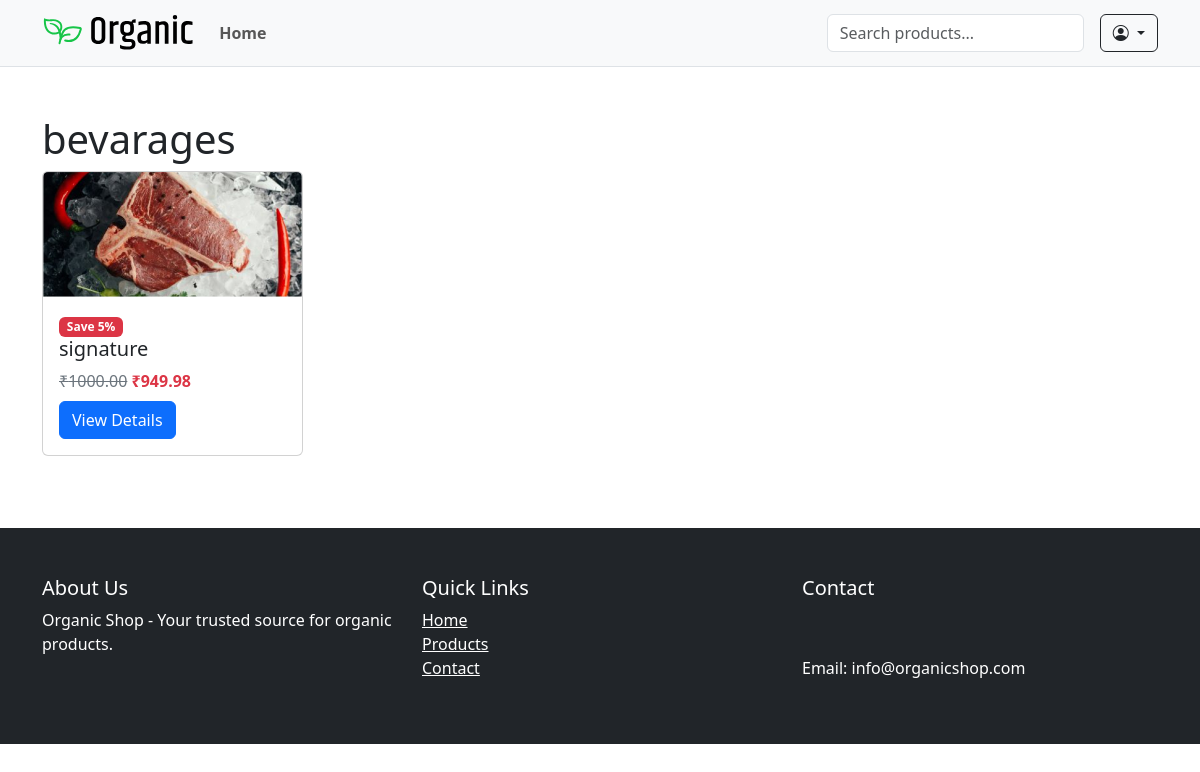
Page /category/bevarages/ on the earlier database version.
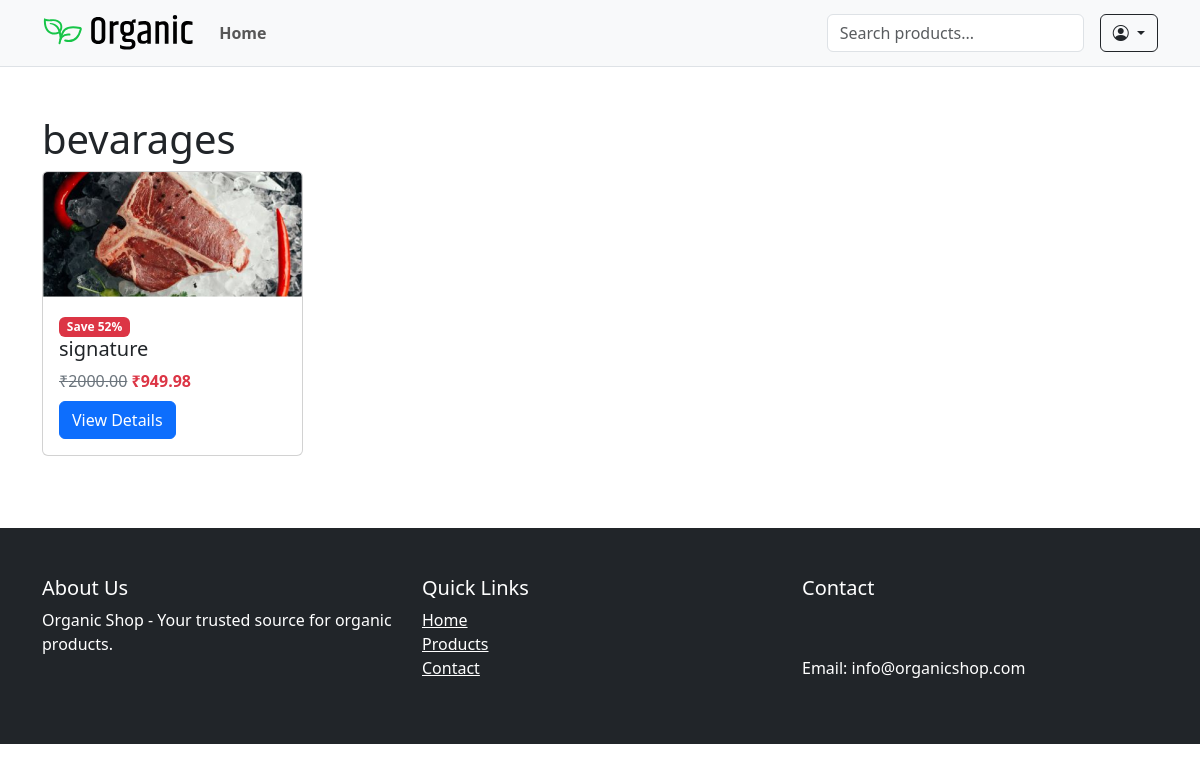
Same page on the later database version.
### shop/models.py (models this page shows, shortened)
class Product(models.Model):
    category = models.ForeignKey(Category, on_delete=models.CASCADE, related_name='products')
    name = models.CharField(max_length=255)
    slug = models.SlugField(unique=True)
    description = models.TextField()
    price = models.DecimalField(max_digits=10, decimal_places=2)
    discount_price = models.DecimalField(max_digits=10, decimal_places=2, null=True, blank=True)
    image = models.ImageField(upload_to='products/')
    is_featured = models.BooleanField(default=False)
    sold_count = models.PositiveIntegerField(default=0)
    created_at = models.DateTimeField(auto_now_add=True)
    views = models.PositiveIntegerField(default=0)
    available = models.BooleanField(default=True)
    stock = models.PositiveIntegerField(default=0)
    @property
    def get_discount_percentage(self):
        if self.discount_price:
            return int(100 - (self.discount_price / self.price * 100))
        return 0

### shop/views.py (the view)
# urls.py: path('category/<slug:slug>/', views.category_detail, name='category_detail'),
def category_detail(request, slug):
    category = get_object_or_404(Category, slug=slug)
    products = category.products.filter(available=True)
    context = {
        'category': category,
        'products': products,
    }
    return render(request, 'shop/category_detail.html', context)

### shop/templates/shop/category_detail.html
{% extends 'shop/base.html' %}
{% load static %}
{% block content %}
<div class="container py-5">
    <h1>{{ category.name }}</h1>
    <div class="row">
        {% for product in products %}
        <div class="col-md-3 mb-4">
            <div class="card h-100">
                <img src="{{ product.image.url }}" class="card-img-top" alt="{{ product.name }}">
                <div class="card-body">
                    <span class="badge bg-danger">Save {{ product.get_discount_percentage }}%</span>
                    <h5 class="card-title">{{ product.name }}</h5>
                    <div class="price">
                        {% if product.discount_price %}
                            <del>₹{{ product.price }}</del>
                            <span class="text-danger">₹{{ product.discount_price }}</span>
                        {% else %}
                            <span>₹{{ product.price }}</span>
                        {% endif %}
                    </div>
                    <a href="{% url 'shop:product_detail' product.slug %}" class="btn btn-primary mt-2">View Details</a>
                </div>
            </div>
        </div>
        {% endfor %}
    </div>
</div>
{% endblock %}

Differences in the rows shown:
changed Product "signature": get_discount_percentage "5" → "52"; price "1000.00" → "2000.00"
